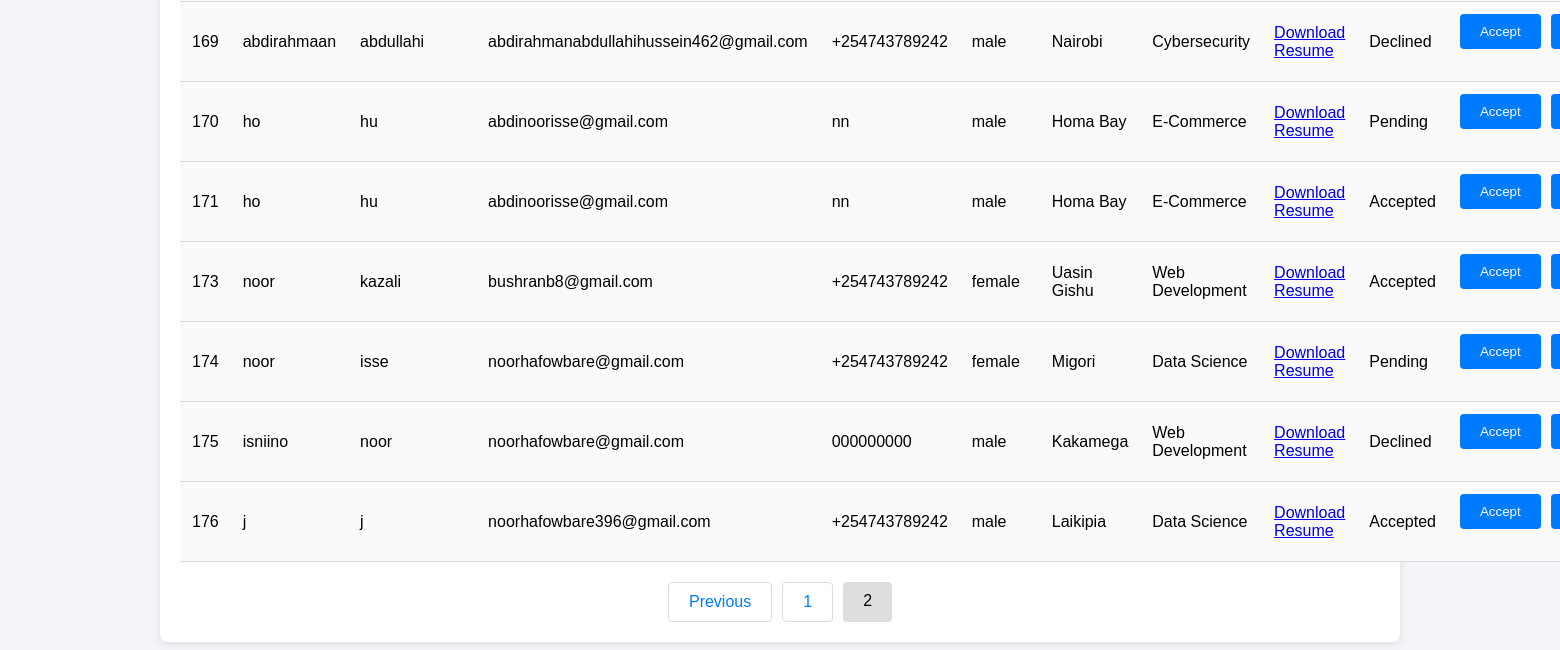
The page /admin/applications?page=2&search= (lower part) on the database as committed earlier.
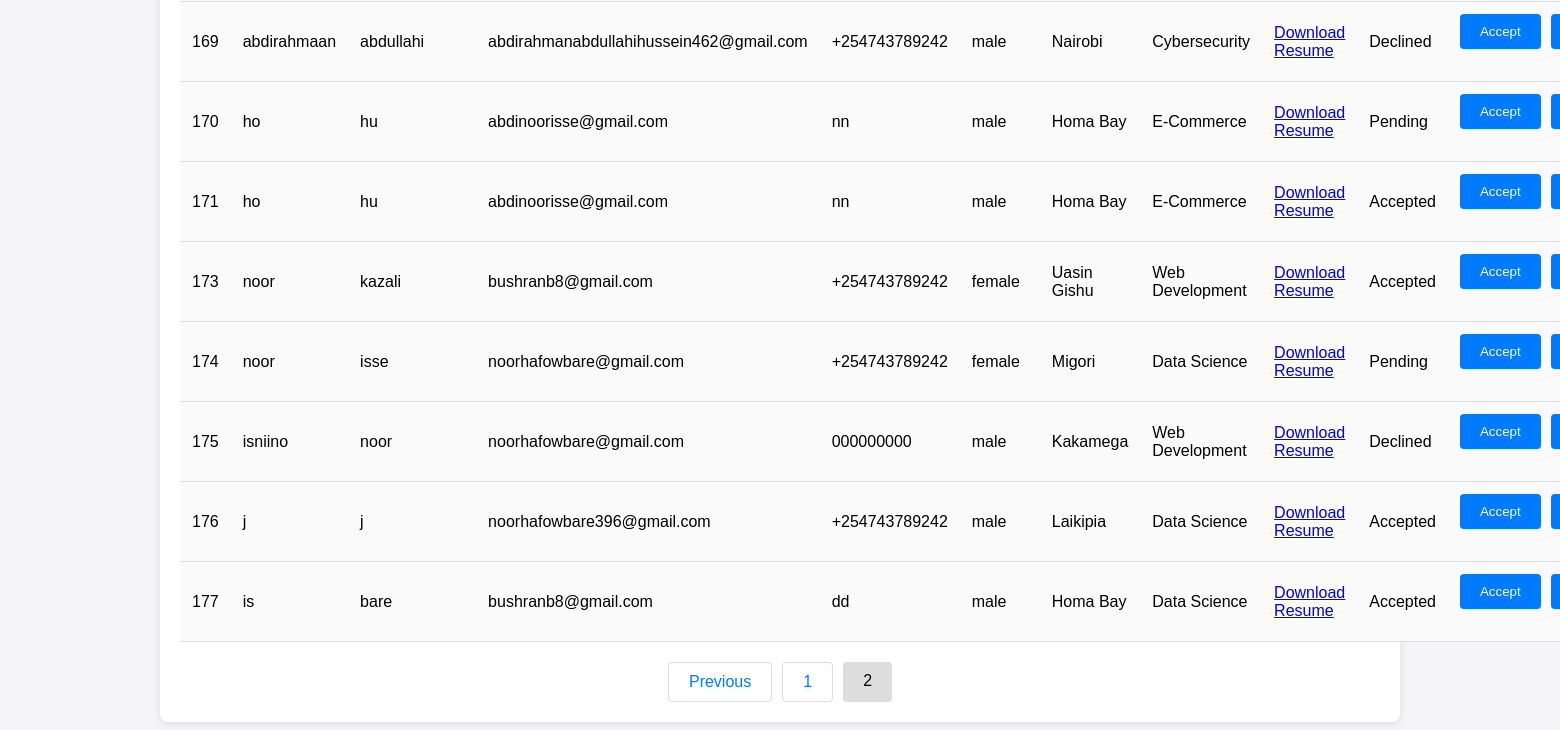
The same page on the database as committed later.
### tables this page shows
CREATE TABLE applications (
                    id INTEGER PRIMARY KEY AUTOINCREMENT,
                    first_name TEXT NOT NULL,
                    last_name TEXT NOT NULL,
                    email TEXT NOT NULL,
                    phone TEXT NOT NULL,
                    gender TEXT NOT NULL,
                    county TEXT NOT NULL,
                    course TEXT NOT NULL
                , status TEXT DEFAULT 'Pending', resume_path TEXT);

### app.py (the view)
@app.route('/admin/applications')
def view_applications():
    search = request.args.get('search', '')  # Search functionality
    page = request.args.get('page', 1, type=int)
    per_page = 80  # Number of records per page
    offset = (page - 1) * per_page
    conn = get_db_connection()
    search_query = f"%{search}%"  # Format search term for SQL LIKE
    applications = conn.execute(
        'SELECT * FROM applications WHERE first_name LIKE ? OR last_name LIKE ? LIMIT ? OFFSET ?',
        (search_query, search_query, per_page, offset)
    ).fetchall()
    total_query = 'SELECT COUNT(*) FROM applications WHERE first_name LIKE ? OR last_name LIKE ?'
    total = conn.execute(total_query, (search_query, search_query)).fetchone()[0]
    conn.close()
    return render_template('applications.html', applications=applications, page=page, per_page=per_page, total=total, search=search)

### app.py (called while the page is built)
def get_db_connection():
    conn = sqlite3.connect('database.db')
    conn.row_factory = sqlite3.Row
    return conn

### templates/applications.html (shortened to what this page needs)
<!DOCTYPE html>
<html lang="en">
  <head>
    <link
      rel="stylesheet"
      href="{{ url_for('static', filename='css/applications.css') }}"
    />
    <link
      href="https://cdn.jsdelivr.net/npm/sweetalert2@11/dist/sweetalert2.min.css"
      rel="stylesheet"
    />
  </head>
  <body>
    <div class="container">
      <table>
        <tbody>
          {% for application in applications %}
          <tr>
            <td>{{ application.id }}</td>
            <td>{{ application.first_name }}</td>
            <td>{{ application.last_name }}</td>
            <td>{{ application.email }}</td>
            <td>{{ application.phone }}</td>
            <td>{{ application.gender }}</td>
            <td>{{ application.county }}</td>
            <td>{{ application.course }}</td>
            <td>
              {% if application.resume_path %}
              <a
                href="{{ url_for('download_file', filename=application.resume_path.split('/')[-1]) }}"
                target="_blank"
                >Download Resume</a
              >
              {% else %} No resume uploaded {% endif %}
            </td>
            <td>
              <span class="status-label {{ application.status | lower }}"
                >{{ application.status }}</span
              >
            </td>
            <td>
              <div class="actions-container">
                <form
                  action="/accept_application/{{ application.id }}"
                  method="POST"
                  style="display: inline"
                >
                  <button type="submit" class="btn btn-success">Accept</button>
                </form>
                <form
                  action="/decline_application/{{ application.id }}"
                  method="POST"
                  style="display: inline"
                >
                  <button type="submit" class="btn btn-danger">Decline</button>
                </form>
              </div>
            </td>
          </tr>
          {% endfor %}
        </tbody>
      </table>
<div class="pagination">
  {% if page > 1 %}
    <a href="{{ url_for('view_applications', page=page-1, search=search) }}">Previous</a>
  {% endif %}
  {% for p in range(1, total // per_page + 2) %}
    {% if p == page %}
      <span class="current-page">{{ p }}</span>
    {% else %}
      <a href="{{ url_for('view_applications', page=p, search=search) }}">{{ p }}</a>
    {% endif %}
  {% endfor %}
</div>
  </body>
</html>

Rows that differ between the two databases and show on the page:
added applications: id "177", first_name "is", last_name "bare", email "bushranb8@gmail.com", phone "dd", gender "male", county "Homa Bay", course "Data Science", status "Accepted"
